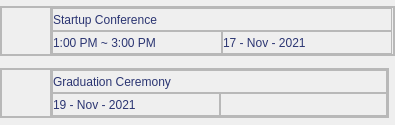
                 <widget class="QWidget" name="scrollAreaWidgetContents_3">
                  <property name="geometry">
                   <rect>
                    <x>0</x>
                    <y>0</y>
                    <width>395</width>
                    <height>125</height>
                   </rect>
                  </property>
                  <layout class="QGridLayout" name="gridLayout_36" rowstretch="0,0" columnstretch="1,0">
                   <property name="leftMargin">
                    <number>0</number>
                   </property>
                   <property name="topMargin">
                    <number>0</number>
                   </property>
                   <property name="rightMargin">
                    <number>0</number>
                   </property>
                   <property name="bottomMargin">
                    <number>0</number>
                   </property>
                   <item row="0" column="0" colspan="2">
                    <widget class="QFrame" name="frame_38">
                     <property name="maximumSize">
                      <size>
                       <width>395</width>
                       <height>50</height>
                      </size>
                     </property>
                     <property name="frameShape">
                      <enum>QFrame::StyledPanel</enum>
                     </property>
                     <property name="frameShadow">
                      <enum>QFrame::Raised</enum>
                     </property>
                     <layout class="QGridLayout" name="gridLayout_38">
                      <property name="leftMargin">
                       <number>0</number>
                      </property>
                      <property name="topMargin">
                       <number>0</number>
                      </property>
                      <property name="rightMargin">
                       <number>0</number>
                      </property>
                      <property name="bottomMargin">
                       <number>0</number>
                      </property>
                      <property name="spacing">
                       <number>0</number>
                      </property>
                      <item row="0" column="0" rowspan="2">
                       <widget class="QFrame" name="frame_36">
                        <property name="minimumSize">
                         <size>
                          <width>0</width>
                          <height>0</height>
                         </size>
                        </property>
                        <property name="maximumSize">
                         <size>
                          <width>50</width>
                          <height>50</height>
                         </size>
                        </property>
                        <property name="frameShape">
                         <enum>QFrame::StyledPanel</enum>
                        </property>
                        <property name="frameShadow">
                         <enum>QFrame::Raised</enum>
                        </property>
                        <layout class="QGridLayout" name="gridLayout_61">
                         <property name="leftMargin">
                          <number>0</number>
                         </property>
                         <property name="topMargin">
                          <number>0</number>
                         </property>
                         <property name="rightMargin">
                          <number>0</number>
                         </property>
                         <property name="bottomMargin">
                          <number>0</number>
                         </property>
                         <property name="spacing">
                          <number>0</number>
                         </property>
                         <item row="0" column="0">
                          <widget class="QLabel" name="label_13">
                           <property name="maximumSize">
                            <size>
                             <width>50</width>
                             <height>50</height>
                            </size>
                           </property>
                           <property name="styleSheet">
                            <string notr="true">image: url(:/logo/image/project.png);</string>
                           </property>
                           <property name="text">
                            <string/>
                           </property>
                          </widget>
                         </item>
                        </layout>
                       </widget>
                      </item>
                      <item row="0" column="1" rowspan="2">
                       <widget class="QFrame" name="frame_4">
                        <property name="maximumSize">
                         <size>
                          <width>345</width>
                          <height>50</height>
                         </size>
                        </property>
                        <property name="frameShape">
                         <enum>QFrame::StyledPanel</enum>
                        </property>
                        <property name="frameShadow">
                         <enum>QFrame::Raised</enum>
                        </property>
                        <layout class="QGridLayout" name="gridLayout_37">
                         <property name="leftMargin">
                          <number>0</number>
                         </property>
                         <property name="topMargin">
                          <number>0</number>
                         </property>
                         <property name="rightMargin">
                          <number>0</number>
                         </property>
                         <property name="bottomMargin">
                          <number>0</number>
                         </property>
                         <property name="spacing">
                          <number>0</number>
                         </property>
                         <item row="0" column="0" colspan="2">
                          <widget class="QFrame" name="frame_130">
                           <property name="maximumSize">
                            <size>
                             <width>345</width>
                             <height>25</height>
                            </size>
                           </property>
                           <property name="frameShape">
                            <enum>QFrame::StyledPanel</enum>
                           </property>
                           <property name="frameShadow">
                            <enum>QFrame::Raised</enum>
                           </property>
                           <layout class="QGridLayout" name="gridLayout_139">
                            <property name="leftMargin">
                             <number>0</number>
                            </property>
                            <property name="topMargin">
                             <number>0</number>
                            </property>
                            <property name="bottomMargin">
                             <number>0</number>
                            </property>
                            <item row="0" column="0">
                             <widget class="QLabel" name="label_66">
                              <property name="styleSheet">
                               <string notr="true">color: #2B3572;
font: 12pt &quot;Arial Rounded MT Bold&quot;;</string>
                              </property>
                              <property name="text">
                               <string>Startup Conference</string>
                              </property>
                             </widget>
                            </item>
                           </layout>
                          </widget>
                         </item>
                         <item row="1" column="0">
                          <widget class="QFrame" name="frame_131">
                           <property name="maximumSize">
                            <size>
                             <width>170</width>
                             <height>16777215</height>
                            </size>
                           </property>
                           <property name="frameShape">
                            <enum>QFrame::StyledPanel</enum>
                           </property>
                           <property name="frameShadow">
                            <enum>QFrame::Raised</enum>
                           </property>
                           <layout class="QGridLayout" name="gridLayout_113">
                            <property name="leftMargin">
                             <number>0</number>
                            </property>
                            <property name="topMargin">
                             <number>0</number>
                            </property>
                            <property name="rightMargin">
                             <number>0</number>
                            </property>
                            <property name="bottomMargin">
                             <number>0</number>
                            </property>
                            <property name="spacing">
                             <number>0</number>
                            </property>
                            <item row="0" column="0">
                             <widget class="QLabel" name="label_29">
                              <property name="maximumSize">
                               <size>
                                <width>170</width>
                                <height>25</height>
                               </size>
                              </property>
                              <property name="styleSheet">
                               <string notr="true">color: #2B3572;
font: 75 10pt &quot;Script MT Bold&quot;;</string>
                              </property>
                              <property name="text">
                               <string>1:00 PM ~ 3:00 PM</string>
                              </property>
                             </widget>
                            </item>
                           </layout>
                          </widget>
                         </item>
                         <item row="1" column="1">
                          <widget class="QFrame" name="frame_132">
                           <property name="maximumSize">
                            <size>
                             <width>170</width>
                             <height>25</height>
                            </size>
                           </property>
                           <property name="frameShape">
                            <enum>QFrame::StyledPanel</enum>
                           </property>
                           <property name="frameShadow">
                            <enum>QFrame::Raised</enum>
                           </property>
                           <layout class="QGridLayout" name="gridLayout_114">
                            <property name="leftMargin">
                             <number>0</number>
                            </property>
                            <property name="topMargin">
                             <number>0</number>
                            </property>
                            <property name="rightMargin">
                             <number>0</number>
                            </property>
                            <property name="bottomMargin">
                             <number>0</number>
                            </property>
                            <property name="spacing">
                             <number>0</number>
                            </property>
                            <item row="0" column="0">
                             <widget class="QLabel" name="label_67">
                              <property name="maximumSize">
                               <size>
                                <width>170</width>
                                <height>25</height>
                               </size>
                              </property>
                              <property name="styleSheet">
                               <string notr="true">color: #2B3572;
font: 75 10pt &quot;Script MT Bold&quot;;</string>
                              </property>
                              <property name="text">
                               <string>17 - Nov - 2021</string>
                              </property>
                             </widget>
                            </item>
                           </layout>
                          </widget>
                         </item>
                        </layout>
                       </widget>
                      </item>
                     </layout>
                    </widget>
                   </item>
                   <item row="1" column="0">
                    <widget class="QFrame" name="frame_129">
                     <property name="maximumSize">
                      <size>
                       <width>395</width>
                       <height>50</height>
                      </size>
                     </property>
                     <property name="frameShape">
                      <enum>QFrame::StyledPanel</enum>
                     </property>
                     <property name="frameShadow">
                      <enum>QFrame::Raised</enum>
                     </property>
                     <layout class="QGridLayout" name="gridLayout_60">
                      <property name="leftMargin">
                       <number>0</number>
                      </property>
                      <property name="topMargin">
                       <number>0</number>
                      </property>
                      <property name="rightMargin">
                       <number>0</number>
                      </property>
                      <property name="bottomMargin">
                       <number>0</number>
                      </property>
                      <property name="spacing">
                       <number>0</number>
                      </property>
                      <item row="0" column="0" rowspan="2">
                       <widget class="QFrame" name="frame_37">
                        <property name="minimumSize">
                         <size>
                          <width>0</width>
                          <height>0</height>
                         </size>
                        </property>
                        <property name="maximumSize">
                         <size>
                          <width>50</width>
                          <height>50</height>
                         </size>
                        </property>
                        <property name="frameShape">
                         <enum>QFrame::StyledPanel</enum>
                        </property>
                        <property name="frameShadow">
                         <enum>QFrame::Raised</enum>
                        </property>
                        <layout class="QGridLayout" name="gridLayout_112">
                         <property name="leftMargin">
                          <number>0</number>
                         </property>
                         <property name="topMargin">
                          <number>0</number>
                         </property>
                         <property name="rightMargin">
                          <number>0</number>
                         </property>
                         <property name="bottomMargin">
                          <number>0</number>
                         </property>
                         <property name="spacing">
                          <number>0</number>
                         </property>
                         <item row="0" column="0">
                          <widget class="QLabel" name="label_14">
                           <property name="maximumSize">
                            <size>
                             <width>50</width>
                             <height>50</height>
                            </size>
                           </property>
                           <property name="styleSheet">
                            <string notr="true">image: url(:/logo/image/constitution.png);</string>
                           </property>
                           <property name="text">
                            <string/>
                           </property>
                          </widget>
                         </item>
                        </layout>
                       </widget>
                      </item>
                      <item row="0" column="1" rowspan="2">
                       <widget class="QFrame" name="frame_133">
                        <property name="maximumSize">
                         <size>
                          <width>345</width>
                          <height>50</height>
                         </size>
                        </property>
                        <property name="frameShape">
                         <enum>QFrame::StyledPanel</enum>
                        </property>
                        <property name="frameShadow">
                         <enum>QFrame::Raised</enum>
                        </property>
                        <layout class="QGridLayout" name="gridLayout_115">
                         <property name="leftMargin">
                          <number>0</number>
                         </property>
                         <property name="topMargin">
                          <number>0</number>
                         </property>
                         <property name="rightMargin">
                          <number>0</number>
                         </property>
                         <property name="bottomMargin">
                          <number>0</number>
                         </property>
                         <property name="spacing">
                          <number>0</number>
                         </property>
                         <item row="0" column="0" colspan="2">
                          <widget class="QFrame" name="frame_134">
                           <property name="maximumSize">
                            <size>
                             <width>345</width>
                             <height>25</height>
                            </size>
                           </property>
                           <property name="frameShape">
                            <enum>QFrame::StyledPanel</enum>
                           </property>
                           <property name="frameShadow">
                            <enum>QFrame::Raised</enum>
                           </property>
                           <layout class="QGridLayout" name="gridLayout_140">
                            <property name="leftMargin">
                             <number>0</number>
                            </property>
                            <property name="topMargin">
                             <number>0</number>
                            </property>
                            <property name="bottomMargin">
                             <number>0</number>
                            </property>
                            <item row="0" column="0">
                             <widget class="QLabel" name="label_68">
                              <property name="styleSheet">
                               <string notr="true">color: #2B3572;
font: 12pt &quot;Arial Rounded MT Bold&quot;;</string>
                              </property>
                              <property name="text">
                               <string>Graduation Ceremony</string>
                              </property>
                             </widget>
                            </item>
                           </layout>
                          </widget>
                         </item>
                         <item row="1" column="0">
                          <widget class="QFrame" name="frame_135">
                           <property name="maximumSize">
                            <size>
                             <width>170</width>
                             <height>16777215</height>
                            </size>
                           </property>
                           <property name="frameShape">
                            <enum>QFrame::StyledPanel</enum>
                           </property>
                           <property name="frameShadow">
                            <enum>QFrame::Raised</enum>
                           </property>
                           <layout class="QGridLayout" name="gridLayout_116">
                            <property name="leftMargin">
                             <number>0</number>
                            </property>
                            <property name="topMargin">
                             <number>0</number>
                            </property>
                            <property name="rightMargin">
                             <number>0</number>
                            </property>
                            <property name="bottomMargin">
                             <number>0</number>
                            </property>
                            <property name="spacing">
                             <number>0</number>
                            </property>
                            <item row="0" column="0">
                             <widget class="QLabel" name="label_64">
                              <property name="maximumSize">
                               <size>
                                <width>170</width>
                                <height>25</height>
                               </size>
                              </property>
                              <property name="styleSheet">
                               <string notr="true">color: #2B3572;
font: 75 10pt &quot;Script MT Bold&quot;;</string>
                              </property>
                              <property name="text">
                               <string>19 - Nov - 2021</string>
                              </property>
                             </widget>
                            </item>
                           </layout>
                          </widget>
                         </item>
                         <item row="1" column="1">
                          <widget class="QFrame" name="frame_136">
                           <property name="maximumSize">
                            <size>
                             <width>170</width>
                             <height>25</height>
                            </size>
                           </property>
                           <property name="frameShape">
                            <enum>QFrame::StyledPanel</enum>
                           </property>
                           <property name="frameShadow">
                            <enum>QFrame::Raised</enum>
                           </property>
                           <layout class="QGridLayout" name="gridLayout_117">
                            <property name="leftMargin">
                             <number>0</number>
                            </property>
                            <property name="topMargin">
                             <number>0</number>
                            </property>
                            <property name="rightMargin">
                             <number>0</number>
                            </property>
                            <property name="bottomMargin">
                             <number>0</number>
                            </property>
                            <property name="spacing">
                             <number>0</number>
                            </property>
                           </layout>
                          </widget>
                         </item>
                        </layout>
                       </widget>
                      </item>
                     </layout>
                    </widget>
                   </item>
                  </layout>
                 </widget>
